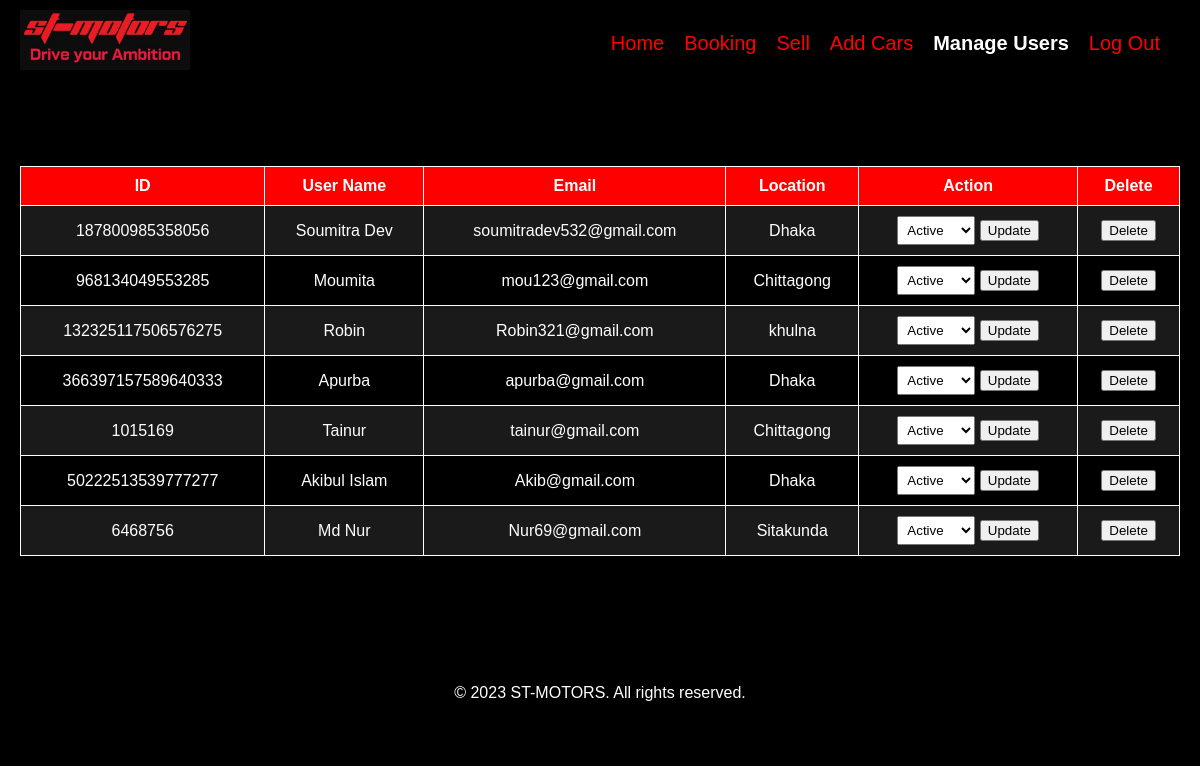
Screenshot of /Manage_user.php (signed in) with the database file from the repository.
### tables this page shows
CREATE TABLE `users` (
  `id` bigint(20) NOT NULL,
  `user_id` bigint(20) NOT NULL,
  `user_name` varchar(100) NOT NULL,
  `user_email` varchar(100) NOT NULL,
  `user_location` varchar(100) NOT NULL,
  `password` varchar(100) NOT NULL,
  `date` timestamp NOT NULL DEFAULT current_timestamp() ON UPDATE current_timestamp(),
  `active` tinyint(4) NOT NULL
);

### Manage_user.php (the view, shortened to what this page needs)
<?php
include('connection.php');
$sql = "SELECT * FROM users";
$result = mysqli_query($con, $sql);
if (!$result) {
    echo "Error: " . mysqli_error($con);
} else {
    ?>
    <!DOCTYPE html>
    <html>
    <head>
    </head>
    <body>
    <header>
        <nav>
            <div class="logo"><img src="logo.jpg" width="170" height="60"></div>
            <ul class="nav-links">
			    <li><a href="index-admin.php">Home</a></li>
                <li><a href="admin_book_request.php">Booking</a></li>
                <li class="dropdown">
                <a href="#">Sell</a>
                </li>
                <li><a href="add-car.php">Add Cars</b></li>
                <li><b href="manage_user.php">Manage Users</b></li>
                <li><a href="adminlogout.php">Log Out</a></li>
            </ul>
        </nav>
    </header>
    <main>
        <div class="container">
            <table>
                <tr>
                    <th>ID</th>
                    <th>User Name</th>
                    <th>Email</th>
                    <th>Location</th>
                    <th>Action</th>
                    <th>Delete</th>
                </tr>
                <?php
                while ($row = mysqli_fetch_assoc($result)) {
                    echo "<tr>";
                    echo "<td>{$row['user_id']}</td>";
                    echo "<td>{$row['user_name']}</td>";
                    echo "<td>{$row['user_email']}</td>";
                    echo "<td>{$row['user_location']}</td>";
                    echo "<td>
                        <form action='' method='post'>
                            <input type='hidden' name='user_id' value='{$row['user_id']}'>
                            <select name='active'>
                                <option value='0' " . ($row['active'] == 0 ? 'selected' : '') . ">Active</option>
                                <option value='1' " . ($row['active'] == 1 ? 'selected' : '') . ">Inactive</option>
                            </select>
                            <input type='submit' name='update' value='Update'>
                        </form>
                    </td>";
                    echo "<td>
                        <form action='' method='post'>
                            <input type='hidden' name='user_id' value='{$row['user_id']}'>
                            <input type='submit' name='delete' value='Delete'>
                        </form>
                    </td>";
                    echo "</tr>";
                }
                ?>
            </table>
        </div>
    </main>
    <footer>
        <p>&copy; 2023 ST-MOTORS. All rights reserved.</p>
    </footer>
    </body>
    </html>
    <?php
}
?>

### Manage_user.php (style rules this page uses)
body { font-family: "consolas", Arial, sans-serif; background-color: black; color: white; margin: 0; padding: 0; }
header { background-color: black; color: white; padding: 10px 0; }
nav { display: flex; justify-content: space-between; align-items: center; max-width: 1200px; margin: 0 auto; padding: 0 20px; }
.logo { font-size: 24px; font-weight: bold; }
.nav-links { list-style: none; display: flex; }
.nav-links li { margin-right: 20px; }
.nav-links a { color: red; font-size:20px; text-decoration: none; }
.nav-links b { color: white; font-size:20px; text-decoration: none; }
.container { max-width: 1200px; margin: 0 auto; padding: 20px; margin-top:40px; }
table { width: 100%; border-collapse: collapse; margin-top: 20px; }
th, td { border: 1px solid white; padding: 10px; text-align: center; }
th { background-color: red; color: white; }
tr:nth-child(even) { background-color: rgba(255, 255, 255, 0.1); }
select { padding: 5px; }
footer { text-align: center; padding: 20px 0; background-color: black; color: white; margin-top: 72px; }
.dropdown { position: relative; display: inline-block; }

### rows the page displays
users: user "187800985358056", user_name "Soumitra Dev", user_email "soumitradev532@gmail.com", user_location "Dhaka", active "Active"
users: user "968134049553285", user_name "Moumita", user_email "mou123@gmail.com", user_location "Chittagong", active "Active"
users: user "132325117506576275", user_name "Robin", user_email "Robin321@gmail.com", user_location "khulna", active "Active"
users: user "366397157589640333", user_name "Apurba", user_email "apurba@gmail.com", user_location "Dhaka", active "Active"
users: user "1015169", user_name "Tainur", user_email "tainur@gmail.com", user_location "Chittagong", active "Active"
users: user "50222513539777277", user_name "Akibul Islam", user_email "Akib@gmail.com", user_location "Dhaka", active "Active"
users: user "6468756", user_name "Md Nur", user_email "Nur69@gmail.com", user_location "Sitakunda", active "Active"
